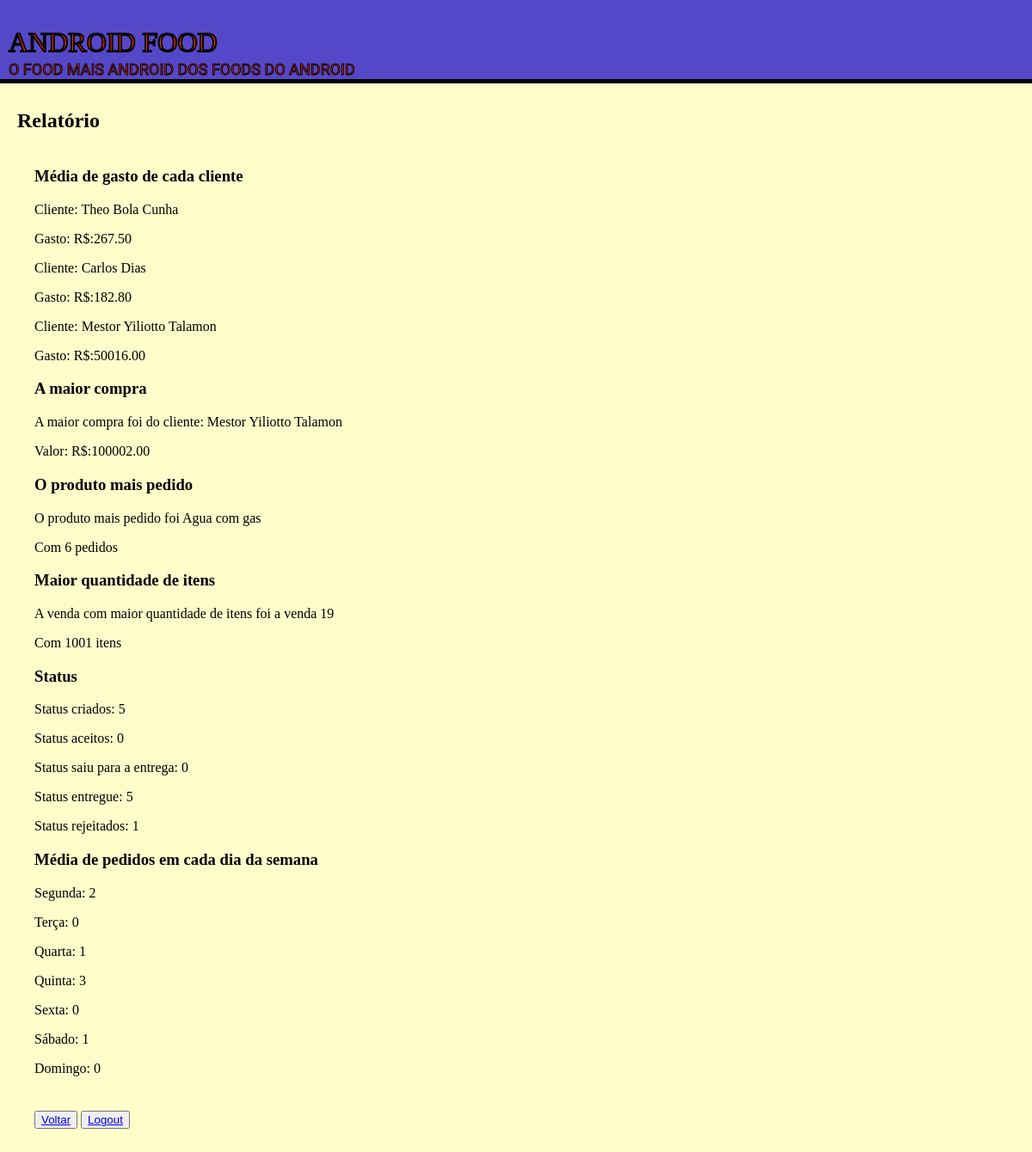
Screenshot of /restaurante/relatorio (signed in) with the database file from the repository.
### tables this page shows
CREATE TABLE usuario(
                            pk_usuario INTEGER PRIMARY KEY NOT NULL,
                            nome_usuario VARCHAR(200) NOT NULL,
                            email_usuario VARCHAR(200) NOT NULL,
                            senha_usuario VARCHAR(100) NOT NULL,
                            criacao DATE DEFAULT (datetime('now', 'localtime')),
                            ultima_atualizacao DATE DEFAULT (datetime('now', 'localtime'))
                            , admin BOOLEAN DEFAULT 0 NOT NULL);

CREATE TABLE produto (
                            pk_produto INTEGER PRIMARY KEY,
                            nome_produto VARCHAR(100) NOT NULL,
                            preco NUMERIC CHECK (preco > 0) NOT NULL,
                            pk_restaurante INTEGER REFERENCES restaurante NOT NULL
                            );

### main.py (the view)
@app.route("/restaurante/relatorio", methods=['GET','POST'])
def relatorio(): # relatorio
    if (session.get('login') == None or session['login'] == False) or (session.get('restaurante') == None or session['restaurante'] == False):
        return index()
    consultas = database.relatorio(session["pk"]) # Consulta as consultas com a pk do restaurante
    return render_template("relatorio.jinja",consultas = consultas)

### database/database.py (called while the page is built)
    def consulta_restaurante_produtos(self,pk): # Conta a quantidade de produtos de um restaurante
        sql = f'SELECT COUNT(1) FROM venda WHERE pk_restaurante = ?;'
        result = self.conexao.execute(sql,(pk,))
        if result.fetchone()[0] == 0:
            return False
        else:
            return True

    def consulta_media_gasto(self,pk): # Consulta a média do valor que cada usuario gasta no restaurante
        sql = '''SELECT AVG(valor),u.nome_usuario FROM venda v
                INNER JOIN usuario u ON u.pk_usuario = v.pk_usuario
                WHERE pk_restaurante = ? GROUP BY v.pk_usuario;'''
        result = self.conexao.execute(sql,(pk,))
        result = result.fetchall()
        if not result:
            return False
        else:
            return result

    def consulta_maior_compra(self,pk): # Consulta o nome do usuario que fez a maior compra(valor) e o valor de um restaurante específico
        sql = '''SELECT u.nome_usuario,MAX(valor) FROM venda v
                INNER JOIN usuario u ON u.pk_usuario = v.pk_usuario
                WHERE pk_restaurante = ?;'''
        result = self.conexao.execute(sql,(pk,))
        result = result.fetchone()
        if not result:
            return False
        else:
            return result

    def consulta_maior_quantidade(self,pk): # Consulta a compra com a maior quantidade de itens
        sql = '''SELECT vp.pk_venda,SUM(quantidade) FROM venda_produto vp
            INNER JOIN venda v ON v.pk_venda = vp.pk_venda
            WHERE v.pk_restaurante = ?
            GROUP BY vp.pk_venda ORDER BY SUM(quantidade) DESC LIMIT 1'''
        result = self.conexao.execute(sql,(pk,))
        return result.fetchone()

    def consulta_mais_pedido(self,pk): # Consulta o item mais pedido de um restaurante específico
        sql = '''SELECT p.nome_produto,COUNT(vp.pk_produto) FROM venda_produto vp
        INNER JOIN venda v ON v.pk_venda = vp.pk_venda
        INNER JOIN produto p ON p.pk_produto = vp.pk_produto
        WHERE v.pk_restaurante = ?
        GROUP BY vp.pk_produto ORDER BY COUNT(vp.pk_produto) DESC LIMIT 1'''
        result = self.conexao.execute(sql,(pk,))
        return result.fetchone()

    def status_criado(self,pk): # Consulta a quantidade de pedidos com o status "Criado"
        sql = f'SELECT COUNT(status) FROM venda v WHERE status = "criado" AND pk_restaurante = ?;'
        result = self.conexao.execute(sql,(pk,))
        return result.fetchone()

### templates/relatorio.jinja (shortened to what this page needs)
<!DOCTYPE html>
<html lang="pt-BR">
  <head>
    <link rel="stylesheet" href="{{ url_for('static',filename='styles/relatorio.css') }}">
  </head>
  <body>
    <header class="header">
      <h1>ANDROID FOOD</h1>
      <p>O FOOD MAIS ANDROID DOS FOODS DO ANDROID</p>
    </header>
    <h2 class="title">Relatório</h2>
      {% if consultas["check"] != false %}
        <section class="section-main">
        <div class="media-gasto">
          <h3>Média de gasto de cada cliente</h3>
          {% for usuario in consultas["media_gasto"]%}
          <div class="media-gasto-individual">
            <p>Cliente: {{ usuario[1] }}</p>
            <p>Gasto: R$:{{ usuario[0] | formatoDinheiro }}</p>
          </div>
          {% endfor %}
        </div>
        <div class="maior-compra">
          <h3>A maior compra</h3>
          <p>A maior compra foi do cliente: {{ consultas["maior_compra"][0] }}</p>
          <p>Valor: R$:{{ consultas["maior_compra"][1] | formatoDinheiro }}</p>
        </div>
        <div class="mais-pedido">
          <h3>O produto mais pedido</h3>
          <p>O produto mais pedido foi {{ consultas["mais_pedido"][0] }}</p>
          <p>Com {{ consultas["mais_pedido"][1] }} {{ 'pedido' if consultas["mais_pedido"][1] == 1 else 'pedidos'}}</p>
        </div>
        <div class="maior-quantidade">
          <h3>Maior quantidade de itens</h3>
          <p>A venda com maior quantidade de itens foi a venda {{ consultas["maior_quantidade"][0] }}</p>
          <p>Com {{ consultas["maior_quantidade"][1] }} {{ 'item' if consultas["maior_quantidade"][1] == 1 else 'itens'}}</p>
        </div>
        <div class="status">
          <h3>Status</h3>
          <p>Status criados: {{consultas["criado"]}}</p>
          <p>Status aceitos: {{consultas["aceito"]}}</p>
          <p>Status saiu para a entrega: {{consultas["saiu_entrega"]}}</p>
          <p>Status entregue: {{consultas["entregue"]}}</p>
          <p>Status rejeitados: {{consultas["rejeitado"]}}</p>
        </div>
        <div class="media-dia-semana">
          <h3>Média de pedidos em cada dia da semana</h3>
          <p>Segunda: {{ consultas["media_meses"][1] if consultas["media_meses"][1] is not none else '0' }}</p>
          <p>Terça: {{ consultas["media_meses"][2] if consultas["media_meses"][2] is not none else '0' }}</p>
          <p>Quarta: {{ consultas["media_meses"][3] if consultas["media_meses"][3] is not none else '0' }}</p>
          <p>Quinta: {{ consultas["media_meses"][4] if consultas["media_meses"][4] is not none else '0' }}</p>
          <p>Sexta: {{ consultas["media_meses"][5] if consultas["media_meses"][5] is not none else '0' }}</p>
          <p>Sábado: {{ consultas["media_meses"][6] if consultas["media_meses"][6] is not none else '0' }}</p>
          <p>Domingo: {{ consultas["media_meses"][0] if consultas["media_meses"][0] is not none else '0' }}</p>
        </div>
      </section>
    {% else %}
      <section class="section-main">
        <p>Seu restaurante não possui vendas</p>
      </section>
    {% endif %}
    <section class="buttons">
      <button><a href="{{ url_for('restaurantes_admin') if session['admin'] == true else url_for('restaurante') }}">Voltar</a></button>
      <button><a href="{{ url_for('logout') }}">Logout</a></button>
    </section>
  </body>
</html>

### static/styles/relatorio.css (style rules this page uses)
body { margin: 0; background-color: #fffecb; margin-bottom: 9vh; width: 100%; max-width: 100%; }
.header { width: calc(100% - 20px); height: 9vh; padding: 10px; background-color: #5448c8; margin-bottom: 30px; border-bottom: 5px solid black; max-width: 100%; }
.section-main { margin: 40px; }
.buttons { margin: 40px; }
.title { margin-left: 20px; }
.header h1 { font-family: "Alfa Slab One", serif; font-weight: 400; font-style: normal; color: #ff2e00; -webkit-text-stroke: 2px black; margin-bottom: 2px; }
.header p { font-family: "Racing Sans One", sans-serif; font-weight: 400; font-style: normal; font-size: large; color: #ff2e00; -webkit-text-stroke: 1px black; margin-top: 0; }

### rows the page displays
usuario: nome_usuario "Theo Bola Cunha", usuario "267.50"
usuario: nome_usuario "Carlos Dias", usuario "182.80"
usuario: nome_usuario "Mestor Yiliotto Talamon", usuario "50016.00"
produto: nome_produto "Agua com gas"

### other values shown
{{ consultas["maior_compra"][1] | formatoDinheiro }} "100002.00"
{{ consultas["mais_pedido"][1] }} "6"
{{ 'pedido' if consultas["mais_pedido"][1] == 1 else 'pedidos' }} "pedidos"
{{ consultas["maior_quantidade"][0] }} "19"
{{ consultas["maior_quantidade"][1] }} "1001"
{{ 'item' if consultas["maior_quantidade"][1] == 1 else 'itens' }} "itens"
{{ consultas["criado"] }} "5"
{{ consultas["aceito"] }} "0"
{{ consultas["saiu_entrega"] }} "0"
{{ consultas["entregue"] }} "5"
{{ consultas["rejeitado"] }} "1"
